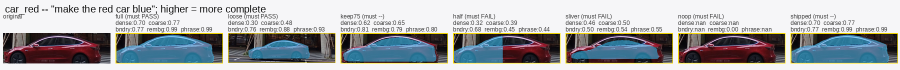
#> input picture evals/object_completeness/car_red.png, 1800 x 139 px, given in place of sheep_fence.jpg, which was not available (shown at 1/2 size)
$ python occlusion_phrases.py object_completeness/car_red.png
#> lines starting #> are read from the running program, lines starting #| are printed output that depends on the picture; pictures that were not available may be replaced by others from this repository, and a replacement may not be noted
### figsurgeon/objects.py
"""Object-level editing: segmentation from a caller-supplied box.

Everything else here separates pixels by colour (`photo.py`) or subject-vs-background
(`advanced.remove_background`); neither helps when the target shares a hue with its
surroundings and isn't the whole subject ("the suit, not the flag"). Given a rough box,
this returns a real object-shaped mask.

Two backends: SlimSAM (`nielsr/slimsam-77-uniform`, ~40 MB) is better on photographs;
GrabCut is better on flat-colour figures, where SlimSAM tends to return the background
inside the box instead. `backend='auto'` (`choose_backend`) picks between them on a
flatness statistic; neither backend is deprecated, and either can be named explicitly.
Neither backend fixes a bad box -- both just segment whatever dominates it.

Needs a box (or points) from the caller; there is no detection here. GrabCut degrades
when the box covers nearly the whole frame (nothing left to model as background), and
neither backend disambiguates a second object also sitting inside the box.

`segment_object` reseeds OpenCV's global RNG before each GrabCut call: GrabCut's k-means
init otherwise isn't reproducible across identical calls.
"""
import numpy as np
from PIL import Image

from .advanced import _require
from .composite import _arr, _blend

MODEL_ID = 'nielsr/slimsam-77-uniform'   # Apache-2.0, ~40 MB, the checkpoint grounding.py
_SAM = {}                                # sharpens with. Loaded once, not once per call.


def available():
    """True when the SlimSAM backend can run. `backend='auto'` asks before choosing."""
    try:
        import torch                                                     # noqa: F401
        import transformers                                              # noqa: F401
        return True
    except ImportError:
        return False


def _slimsam():
    """The SlimSAM model and processor, loaded once and kept: a per-call load would roughly
    double the cost of every object edit."""
    if MODEL_ID not in _SAM:
        try:
            import torch                                                 # noqa: F401
            from transformers import AutoProcessor, SamModel
        except ImportError:
            raise ImportError(
                'the SlimSAM segmentation backend needs torch + transformers. Install '
                'them with: pip install "figsurgeon[grounding]"  (CPU torch is fine; the '
                'model is Apache-2.0, ~40 MB, and downloads on first use). Or pass '
                "backend='grabcut' for the OpenCV segmenter, which needs neither.")
        _SAM[MODEL_ID] = (SamModel.from_pretrained(MODEL_ID).eval(),
                          AutoProcessor.from_pretrained(MODEL_ID))
    return _SAM[MODEL_ID]


FLAT_FIGURE = 0.6      # above this share of exactly-flat pixels, treat it as a figure


def _flat_fraction(img, cap=400_000):
    """Share of pixels identical to both their right and lower neighbour.

    A rendered figure is mostly exactly-flat fill; a photograph almost never is, since
    sensor noise reaches every pixel. Subsampled to ~400k pixels, so it costs a few
    milliseconds on any image.
    """
    a = np.asarray(img.convert('RGB')).astype(np.int16)
    H, W = a.shape[:2]
    step = max(1, int((H * W / float(cap)) ** 0.5))
    a = a[::step, ::step]
    if a.shape[0] < 3 or a.shape[1] < 3:
        return 0.0
    right = np.abs(np.diff(a, axis=1)).max(axis=2)
    down = np.abs(np.diff(a, axis=0)).max(axis=2)
    return float(((right[:-1, :] == 0) & (down[:, :-1] == 0)).mean())


def choose_backend(img):
    """What `backend='auto'` picks, and why it is not simply "SlimSAM if installed".

    SlimSAM is better on photographs, but on a flat-colour figure with a loose box it does
    the opposite of what was asked: it returns the background inside the box and excludes
    the element, sometimes IoU 0.00 where GrabCut scores 1.00. There is no mask-quality
    check to catch that, so the failure is silent, and charts are what this package is for.
    GrabCut's model -- colours inside the box against colours outside it -- is the right
    one for flat fills, and its cost is negligible at figure sizes. See
    `evals/segmentation_models/` for the measurements behind this.
    """
    if not available():
        return 'grabcut'
    return 'grabcut' if _flat_fraction(img) > FLAT_FIGURE else 'slimsam'


def _normalise_points(points):
    """Accept (x, y), [(x, y), ...] or [[x, y], ...] and return a list of int pairs."""
    if points is None:
        return None
    pts = [points] if (len(points) == 2 and not hasattr(points[0], '__len__')) else list(points)
    out = []
    for p in pts:
        if len(p) != 2:
            raise ValueError(f'a point is (x, y); got {p!r}')
        out.append((int(p[0]), int(p[1])))
    return out


# [21 lines left out: function _slimsam_points_binary, not called in this run]


def _slimsam_binary(img, box):
    """SlimSAM's mask for `box`, as a full-resolution 0/1 array. Cost is nearly flat across
    image sizes, since a SAM encoder always sees 1024x1024; GrabCut's cost is not.
    """
    model, proc = _slimsam()      # first, so a missing torch names the install line
    import torch
    rgb = img.convert('RGB')
    inputs = proc(images=rgb, input_boxes=[[[float(v) for v in box]]], return_tensors='pt')
    with torch.no_grad():
        out = model(**inputs, multimask_output=True)
    masks = proc.image_processor.post_process_masks(
        out.pred_masks.cpu(), inputs['original_sizes'].cpu(),
        inputs['reshaped_input_sizes'].cpu())[0]
    masks = masks[0] if masks.ndim == 4 else masks
    scores = np.ravel(out.iou_scores.cpu().numpy())
    return np.asarray(masks[int(np.argmax(scores))]).astype(np.uint8)


# [21 lines left out: function _slimsam_binaries, not called in this run]


def segment_object(img, box=None, iterations=3, feather=2, max_pixels=6_000_000,
                   backend='auto', follow_object=True, points=None, _binary=None):
    """Segment the object inside `box`. Returns (mask_0_to_1, coverage), plus `.region`.

    `mask` is a float array the size of `img`, feathered at the edges rather than hard 0/1.
    `coverage` is the fraction of the box (not the whole image) classified as foreground; a
    value near 1.0 usually means the box was tight around a busy/textured region and the
    segmenter gave up and kept everything, not that it found a clean object.

    `backend` is 'slimsam', 'grabcut', or 'auto' (see `choose_backend`); 'auto' also falls
    back to GrabCut whenever torch + transformers aren't importable.

    `follow_object=True` (default) lets a SAM mask extend past the prompt box to the
    object's real extent (e.g. a sleeve below the drawn box), kept only where connected to
    what's inside the box -- the box still decides which thing is edited, not where it
    ends. The region actually touched comes back as `.region`. `follow_object=False` clips
    the mask to the box instead.
    """
    points = _normalise_points(points)
    if points and box is not None:
        raise ValueError(
            'give a box OR points, not both: measured on the rocket photograph, this '
            'checkpoint ignores points when a box is present (mask 50.7% of the frame '
            'with a point against 49.5% without, the same sky either way), so accepting '
            'both would silently drop the point the caller relied on.')
    if not points and box is None:
        raise ValueError('segment_object needs a box, or points on the object')
    if backend == 'auto':
        backend = 'slimsam' if points else choose_backend(img)
    if backend not in ('slimsam', 'grabcut'):
        raise ValueError(f"backend must be 'slimsam', 'grabcut' or 'auto', not {backend!r}")
    if points and backend != 'slimsam':
        raise ValueError('points need the SlimSAM backend (GrabCut segments from a box '
                         'only). Install figsurgeon[grounding], or pass a box.')

    if points:
        binary = _slimsam_points_binary(img, points)
        xs = [p[0] for p in points]
        ys = [p[1] for p in points]
        # The "box" a point prompt is measured against is the point itself: coverage is
        # meaningless here, and the region comes from the mask, reported as always.
        x0, y0, x1, y1 = min(xs), min(ys), max(xs) + 1, max(ys) + 1
    elif backend == 'slimsam':
        x0, y0, x1, y1 = (int(v) for v in box)
        # `_binary` is the already-computed mask for this box, when several boxes on the
        # same photograph were segmented in one encoder pass (`segment_objects`).
        binary = _slimsam_binary(img, (x0, y0, x1, y1)) if _binary is None else _binary
    else:
        x0, y0, x1, y1 = (int(v) for v in box)
        binary = _grabcut_binary(img, box, iterations, max_pixels)

    if points:
        coverage = float(binary.mean())          # of the frame: there is no box to divide by
    else:
        box_pixels = binary[y0:y1, x0:x1]
        coverage = float(box_pixels.mean()) if box_pixels.size else 0.0

    if follow_object:
        binary = _connected_to_box(binary, (x0, y0, x1, y1))
    if points:
        # A point prompt has no box to grow from: the region IS the mask, and is reported.
        from .photo import _feather
        soft = _feather(binary, feather)
        return Located((soft, coverage), _mask_region(soft, (x0, y0, x1, y1), soft.shape), 0.0)

    # Feather the edge outward only -- see photo._feather. A blur applied to the mask
    # itself weakens thin parts of the object as well as softening its boundary, which on a
    # narrow object means the recolour or cutout comes out at partial strength.
    from .photo import _feather
    soft = _feather(binary, feather)
    if not follow_object:
        # Clip the feathered mask back to the box: without this, edge softening alone
        # spreads the mask outside the region the caller named.
        clipped = np.zeros_like(soft)
        clipped[y0:y1, x0:x1] = soft[y0:y1, x0:x1]
        return Located((clipped, coverage), (x0, y0, x1, y1), 0.0)

    region = _mask_region(soft, (x0, y0, x1, y1), soft.shape)
    total = float((soft > 0).sum())
    inside = float((soft[y0:y1, x0:x1] > 0).sum())
    outside_frac = 0.0 if total == 0 else 1.0 - inside / total
    return Located((soft, coverage), region, outside_frac)


class Located(tuple):
    """What a box-driven operation returns, plus where it actually reached.

    A tuple subclass, like `tools.ToolResult`: every existing `mask, coverage =
    segment_object(...)` keeps working unchanged, with two extra facts attached --

      `region`       the box the edit may touch: the caller's box unioned with the extent
                     of the object found in it. `composite.enforce_region` is given this
                     rather than the raw box, so localisation is checked against what the
                     tool actually claims instead of being kept by cutting the object in
                     half.
      `outside_frac` how much of the mask fell outside the caller's box -- the signal that
                     the box was drawn too tight.
    """
    # [368 lines left out: functions __new__, _connected_to_box, _mask_region, _grabcut_binary, segment_objects, _as_boxes and 7 more, not called in this run]

### evals/occlusion_phrases.py
"""Occlusion: does the named object's completeness check survive something in front of it?

    .venv/bin/python evals/occlusion_phrases.py [out_dir]

The named object is real, whole, and correctly recoloured, but something else -- a wire
fence, a bollard, a post, a neighbouring bicycle -- sits between it and the camera and
covers part of it. Two failure modes: (1) the mask swallows the occluder along with the
object; (2) the completeness check is confused by the gap and reads a genuinely occluded
object as incomplete.

Ten cases on real photographs (sheep behind a wire fence, a cow behind barbed wire, bikes,
a man behind a post, cars behind bollards) -- this eval needs its own copies of those
images; they are not in the repo. Both directions, as elsewhere in this repo:

  full   the shipped mask, wholly recoloured  -- must PASS
  half   the same mask cut in two             -- must FAIL

Every mask is looked at before its row is kept (`LOOKED_AT` below): with an occluder in the
box, a segmenter can also pick the right object AND the occluder, or lose the object behind it.
"""
import os
import sys

import numpy as np
from PIL import Image

HERE = os.path.dirname(os.path.abspath(__file__))
ROOT = os.path.dirname(HERE)
sys.path.insert(0, ROOT)

from figsurgeon import objects as O                                     # noqa: E402
from figsurgeon import locate                                           # noqa: E402
from figsurgeon import verify_photo as V                                # noqa: E402

CORPUS = os.path.join(HERE, '_corpus')
SHEETS = os.path.join(HERE, 'out_occlusion_phrases')
WORKING = 1200
TARGET = (40, 90, 200)

# (case, path under _corpus/, box -- read off the original image at its native resolution,
# the caller's words, what occludes it)
CASES = [
    ('sheep_left', 'audit_phrase/sheep_fence.jpg', (190, 245, 295, 350),
     'the sheep', 'wire fence (3 strands + post nearby)'),
    ('sheep_mid', 'audit_phrase/sheep_fence.jpg', (420, 245, 560, 355),
     'the sheep', 'wire fence (3 strands cross the body)'),
    ('sheep_right', 'audit_phrase/sheep_fence.jpg', (680, 245, 795, 345),
     'the sheep', 'wire fence (2 strands cross the legs)'),
    ('cow_fence', 'occlusion/cow_fence.jpg', (300, 0, 1180, 780),
     'the cow', 'barbed wire fence + post, 4 strands cross the body'),
    ('green_bike', 'occlusion/bikes_leiden2.jpg', (490, 335, 665, 525),
     'the green bicycle', 'a black bicycle frame in front of its lower half'),
    ('man_post', 'street_people.jpg', (2200, 1140, 2540, 2561),
     'the man', 'a black metal post crossing his torso and leg'),
    ('red_car_bollard1', 'occlusion/sainsburys_bollards.jpg', (0, 240, 215, 425),
     'the car', 'a black-and-yellow bollard in front of the wheel'),
    ('silver_car_bollard1', 'occlusion/sainsburys_bollards.jpg', (555, 325, 640, 465),
     'the car', 'a black-and-yellow bollard in front of the wheel'),
    ('red_car_bollard2', 'occlusion/tesco_bollards.jpg', (325, 305, 427, 400),
     'the car', 'a black bollard in front of the bumper'),
    ('black_car_bollard2', 'occlusion/tesco_bollards.jpg', (325, 385, 427, 470),
     'the car', 'a black bollard in front of the wheel'),
]

# What each mask was judged to be by eye (SlimSAM, all ten). Cases marked EXCLUDED are not
# the named object and are kept in the table but dropped from must-PASS scoring.
LOOKED_AT = {
    'sheep_left': 'that sheep, all four legs; the wire fence in front not taken',
    'sheep_mid': 'that sheep, head down to the grass; the wire fence in front not taken',
    'sheep_right': 'that sheep only; wire fence in front not taken',
    'cow_fence': 'the cow, head to hooves; barbed wire and post excluded (a few stray '
                 'green flecks along the far strand, negligible area)',
    'green_bike': 'EXCLUDED -- the mask is NOT the green bicycle: it swallowed the black '
                  'bike behind it, a red basket, and part of a third bike -- a crowded-rack '
                  'occlusion failure, not a clean case',
    'man_post': 'the man, cap to sandals, phone included; the black post beside his leg '
                'excluded',
    'red_car_bollard1': 'EXCLUDED -- the box (drawn too wide) put two cars inside it, and '
                        'the mask is BOTH the silver car and the red car, not "the car"',
    'silver_car_bollard1': 'the silver car\'s front bumper and wheel arch only; the '
                           'bollard excluded',
    'red_car_bollard2': 'the red car; the bollard in front of the bumper excluded',
    'black_car_bollard2': 'EXCLUDED -- coverage 0.04: the mask found almost nothing, a '
                          'sliver of bollard highlight, not the car',
}


def image_and_scale(rel):
    """Load a corpus image, thumbnailed like every other eval here -- and report the scale
    so a box read off the original (native-resolution) picture can be converted to match.
    `Image.thumbnail` never enlarges, so images already under WORKING keep scale 1.0.
    """
    orig = Image.open(os.path.join(CORPUS, rel)).convert('RGB')
    img = orig.copy()
    img.thumbnail((WORKING, WORKING), Image.LANCZOS)
    return img, img.size[0] / orig.size[0]


def recolour(img, mask, to_rgb=TARGET):
    """`objects.recolour_object`'s maths, driven by a mask given from outside."""
    a = np.array(img).astype(float)
    target = np.array(to_rgb, dtype=float)
    lum = a.mean(axis=2) / 255.0
    scale = np.clip(lum / max(target.mean() / 255.0, 1e-6), 0.35, 1.9)
    hit = np.clip(target[None, None, :] * scale[:, :, None], 0, 255)
    m = mask[:, :, None]
    return Image.fromarray((a * (1 - m) + hit * m).astype(np.uint8))


def half(mask):
    """One half of the object, split across its longer axis."""
    m = mask > 0.5
    ys, xs = np.nonzero(m)
    out = m.copy()
    if np.ptp(ys) >= np.ptp(xs):
        out[(ys.min() + ys.max()) // 2:, :] = False
    else:
        out[:, (xs.min() + xs.max()) // 2:] = False
    return out.astype(float)


def verdict(before, after, box, subject):
    ok, note = V.check_object_recoloured(before, after, box, subject=subject)
    return {True: 'PASS', False: 'FAIL', None: 'none'}[ok], note


def run(out_dir=SHEETS):
#> called with out_dir = 'object_completeness/car_red.png'
    os.makedirs(out_dir, exist_ok=True)
    rows = []
    for case, rel, box0, subject, occluder in CASES:
        img, scale = image_and_scale(rel)
#> in image_and_scale, orig is the input picture: PIL image 1800x139 RGB; mean R, G, B 167.2, 169.8, 172.3
#> in image_and_scale, `img.thumbnail((WORKING, WORKING), Image.LANCZOS)`:
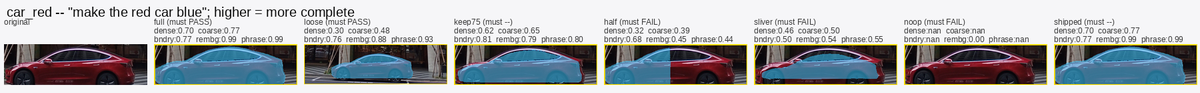
#> img: PIL image 1200x93 RGB; mean R, G, B 166.9, 169.7, 172
#> scale = 0.667
        box = tuple(round(v * scale) for v in box0)
#> box = (127, 163, 197, 233)
        mask, cov = O.segment_object(img, box)
#> in _flat_fraction, `right = np.abs(np.diff(a, axis=1)).max(axis=2)`:
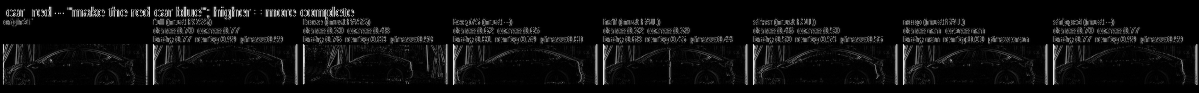
#> right: shape (93, 1199) int16; min 0, max 240, mean 14.5
#> in _flat_fraction, `down = np.abs(np.diff(a, axis=0)).max(axis=2)`:
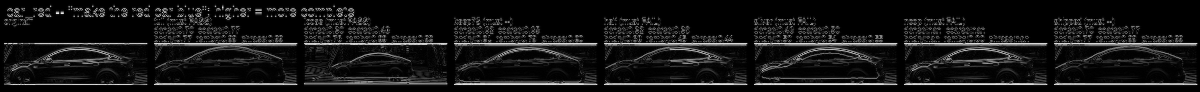
#> down: shape (92, 1200) int16; min 0, max 234, mean 22.2
#> in segment_object, `backend = 'slimsam' if points else choose_backend(img)`: backend = 'slimsam'
#> in segment_object, `x0, y0, x1, y1 = (int(v) for v in box)`: x0 = 127; y0 = 163; x1 = 197; y1 = 233
        full = recolour(img, mask)
        halved = recolour(img, half(mask))
        x0, y0, x1, y1 = box
        pad = 40
        crop = (max(0, x0 - pad), max(0, y0 - pad),
                min(img.size[0], x1 + pad), min(img.size[1], y1 + pad))
        locate.mask_overlay(img, mask).crop(crop).save(
            os.path.join(out_dir, f'{case}_mask.jpg'), quality=85)
        full.crop(crop).save(os.path.join(out_dir, f'{case}_full.jpg'), quality=85)
        row = {'case': case, 'subject': subject, 'occluder': occluder, 'coverage': cov}
        row['full'] = verdict(img, full, box, subject)
        row['half'] = verdict(img, halved, box, subject)
        rows.append(row)
        print(f'{case:20s} cov={cov:4.2f}  full: {row["full"][0]:4s}   half: '
              f'{row["half"][0]:4s}   occluder: {occluder}')
    print(f'\nsheets in {out_dir} -- LOOK at every *_mask.jpg before trusting a row, then '
          f'fill LOOKED_AT and re-run to see it echoed above.')
    summarise(rows)
    return rows


def summarise(rows):
    n = len(rows)
    scored = [r for r in rows if not LOOKED_AT.get(r['case'], '').startswith('EXCLUDED')]
    print(f'\n{n} cases, {len(scored)} scored (excluding wrong-mask rows)')
    full_pass = sum(1 for r in scored if r['full'][0] == 'PASS')
    half_fail = sum(1 for r in scored if r['half'][0] == 'FAIL')
    print(f'full: {full_pass}/{len(scored)} PASS (want all)')
    print(f'half: {half_fail}/{len(scored)} FAIL (want all)')
    for r in scored:
        if r['full'][0] not in ('PASS', 'none'):
            print(f'\nCORRECT WORK FAILED: {r["case"]}: {r["full"][1]}')
        if r['half'][0] == 'PASS':
            print(f'\nWRONG WORK VERIFIED: {r["case"]}: {r["half"][1]}')


if __name__ == '__main__':
    run(sys.argv[1] if len(sys.argv) > 1 else SHEETS)
#> (the call stopped at in _slimsam, `_SAM[MODEL_ID] = (SamModel.from_pretrained(MODEL_ID).eval(), AutoProce..`: transformers is not available in this run)

$ run again, on evals/object_completeness/coffee_cup.png
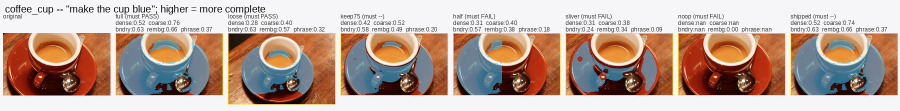
#> input picture evals/object_completeness/coffee_cup.png, 1800 x 221 px, given in place of sheep_fence.jpg, which was not available (shown at 1/2 size)
#> in image_and_scale, orig is the input picture: PIL image 1800x221 RGB; mean R, G, B 188.2, 164.6, 151
#> in image_and_scale, `img.thumbnail((WORKING, WORKING), Image.LANCZOS)`:
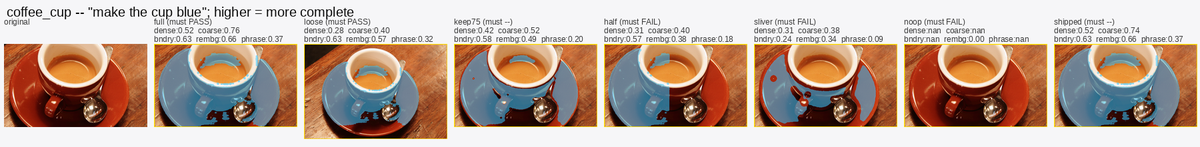
#> img: PIL image 1200x147 RGB; mean R, G, B 188.1, 164.5, 150.8
#> scale = 0.667
#> box = (127, 163, 197, 233)
#> in _flat_fraction, `down = np.abs(np.diff(a, axis=0)).max(axis=2)`:
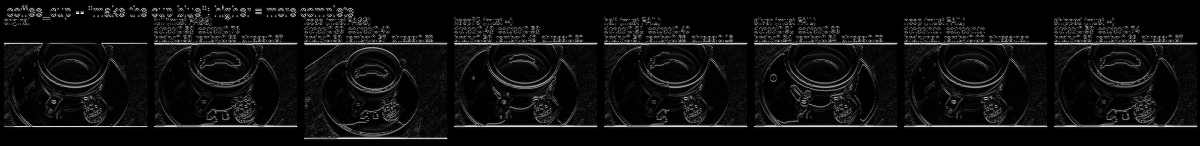
#> down: shape (146, 1200) int16; min 0, max 247, mean 16.3
#> backend = 'slimsam'
#> x0 = 127; y0 = 163; x1 = 197; y1 = 233

$ run again, on evals/object_completeness/flower_macro.png
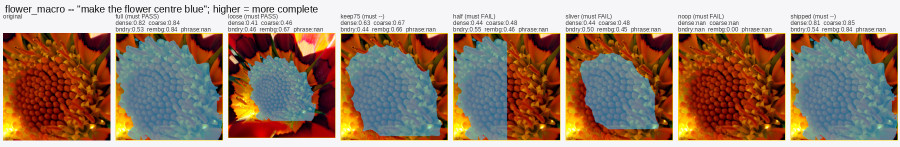
#> input picture evals/object_completeness/flower_macro.png, 1800 x 293 px, given in place of sheep_fence.jpg, which was not available (shown at 1/2 size)
#> in image_and_scale, orig is the input picture: PIL image 1800x293 RGB; mean R, G, B 156.1, 130, 112
#> in image_and_scale, `img.thumbnail((WORKING, WORKING), Image.LANCZOS)`:
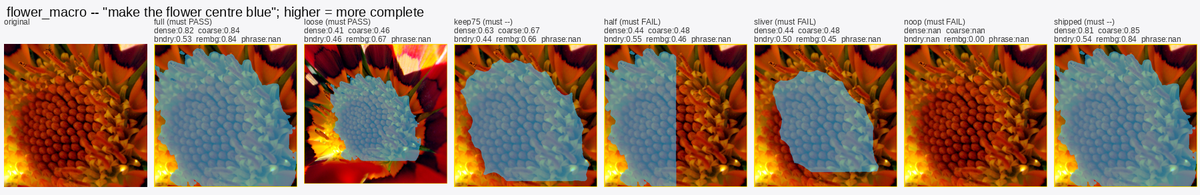
#> img: PIL image 1200x195 RGB; mean R, G, B 156, 130, 111.9
#> scale = 0.667
#> box = (127, 163, 197, 233)
#> in _flat_fraction, `down = np.abs(np.diff(a, axis=0)).max(axis=2)`:
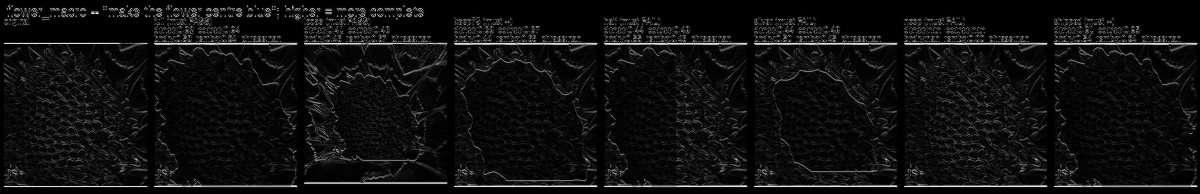
#> down: shape (194, 1200) int16; min 0, max 246, mean 16.2
#> backend = 'slimsam'
#> x0 = 127; y0 = 163; x1 = 197; y1 = 233
